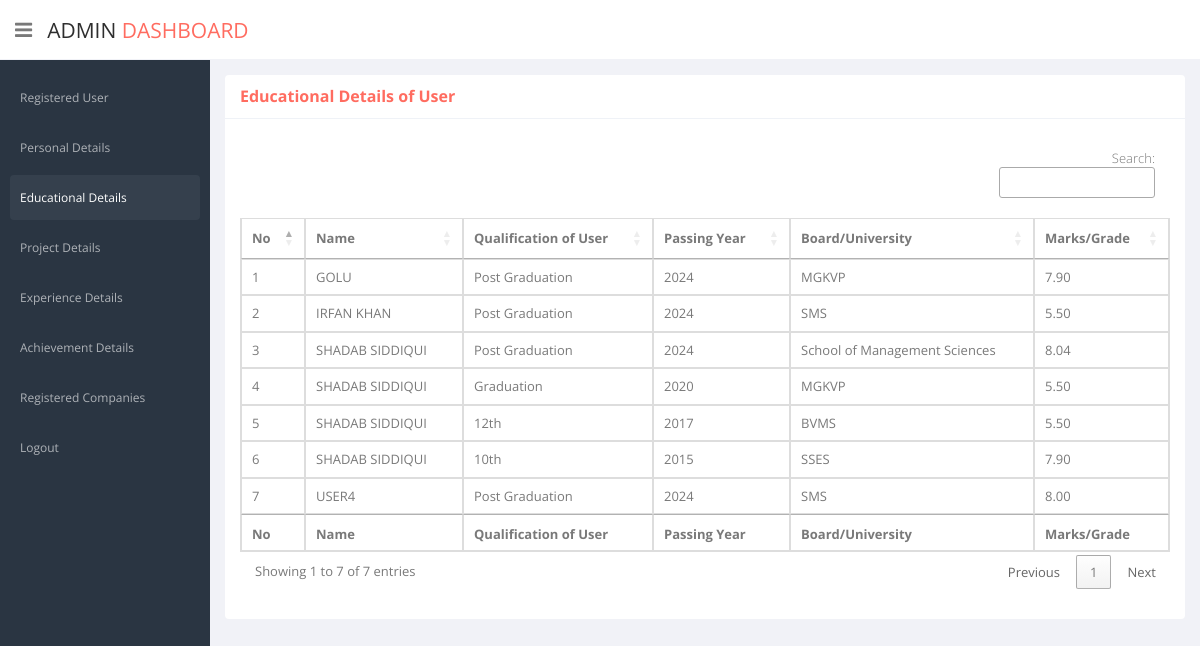
The page /ap/educational_details.php on the database its author committed.
### tables this page shows
CREATE TABLE `education_detail` (
  `edu_id` int(5) NOT NULL,
  `edu_qua` varchar(20) NOT NULL,
  `edu_year` varchar(5) NOT NULL,
  `edu_uni` varchar(50) NOT NULL,
  `edu_grade` float(4,2) NOT NULL,
  `reg_id` int(5) NOT NULL
);

CREATE TABLE `reg_users` (
  `reg_id` int(5) NOT NULL,
  `reg_name` varchar(50) NOT NULL,
  `reg_email` varchar(50) NOT NULL,
  `reg_password` varchar(200) NOT NULL,
  `reg_date` datetime DEFAULT current_timestamp(),
  `login_status` int(2) NOT NULL DEFAULT 0
);

### ap/educational_details.php (the view, shortened to what this page needs)
<?php
    include ("../connection.php");
?>
<!DOCTYPE html>
<html lang="en">
<head>
    <link href="css/bootstrap.min.css" rel="stylesheet">
    <link href="css/bootstrap-reset.css" rel="stylesheet">
    <link href="assets/font-awesome/css/font-awesome.css" rel="stylesheet" />
    <link href="assets/jquery-easy-pie-chart/jquery.easy-pie-chart.css" rel="stylesheet" type="text/css" media="screen"/>
    <link rel="stylesheet" href="css/owl.carousel.css" type="text/css">
    <link href="css/slidebars.css" rel="stylesheet">
    <link href="css/style.css" rel="stylesheet">
    <link href="css/style-responsive.css" rel="stylesheet" />
    <link rel="stylesheet" type="text/css" href="https://cdn.datatables.net/1.10.24/css/jquery.dataTables.min.css">
    <link rel="stylesheet" type="text/css" href="https://cdn.datatables.net/autofill/2.3.5/css/autoFill.dataTables.min.css">
    <link rel="stylesheet" type="text/css" href="https://cdn.datatables.net/buttons/1.7.0/css/buttons.dataTables.min.css">
    <link rel="stylesheet" type="text/css" href="https://cdn.datatables.net/colreorder/1.5.3/css/colReorder.dataTables.min.css">
    <link rel="stylesheet" type="text/css" href="https://cdn.datatables.net/fixedcolumns/3.3.2/css/fixedColumns.dataTables.min.css">
    <link rel="stylesheet" type="text/css" href="https://cdn.datatables.net/fixedheader/3.1.8/css/fixedHeader.dataTables.min.css">
    <link rel="stylesheet" type="text/css" href="https://cdn.datatables.net/keytable/2.6.1/css/keyTable.dataTables.min.css">
    <link rel="stylesheet" type="text/css" href="https://cdn.datatables.net/responsive/2.2.7/css/responsive.dataTables.min.css">
    <link rel="stylesheet" type="text/css" href="https://cdn.datatables.net/rowgroup/1.1.2/css/rowGroup.dataTables.min.css">
    <link rel="stylesheet" type="text/css" href="https://cdn.datatables.net/rowreorder/1.2.7/css/rowReorder.dataTables.min.css">
    <link rel="stylesheet" type="text/css" href="https://cdn.datatables.net/scroller/2.0.3/css/scroller.dataTables.min.css">
    <link rel="stylesheet" type="text/css" href="https://cdn.datatables.net/searchbuilder/1.0.1/css/searchBuilder.dataTables.min.css">
    <link rel="stylesheet" type="text/css" href="https://cdn.datatables.net/searchpanes/1.2.1/css/searchPanes.dataTables.min.css">
    <link rel="stylesheet" type="text/css" href="https://cdn.datatables.net/select/1.3.3/css/select.dataTables.min.css">
  </head>
  <body>
  <section id="container" >
      <header class="header white-bg">
              <div class="sidebar-toggle-box">
                  <div class="fa fa-bars tooltips" data-placement="right" data-original-title="Toggle Navigation"></div>
              </div>
            <a href="register_user.php" class="logo">Admin<span> Dashboard</span></a>
        </header>
      <aside>
          <div id="sidebar"  class="nav-collapse ">
              <ul class="sidebar-menu" id="nav-accordion">
                  <li class="sub-menu">
                      <a href="register_user.php">
                          <span>Registered User</span>
                      </a>
                  </li>
                  <li class="sub-menu">
                      <a href="personal_details.php">
                          <span>Personal Details</span>
                      </a>
                  </li>
                  <li class="sub-menu">
                      <a href="educational_details.php" class="active">
                          <span>Educational Details</span>
                      </a>
                  </li>
                  <li class="sub-menu">
                      <a href="project_details.php">
                          <span>Project Details</span>
                      </a>
                  </li>
                  <li class="sub-menu">
                      <a href="experience_details.php" >
                          <span>Experience Details</span>
                      </a>
                  </li>
                  <li class="sub-menu">
                      <a href="achievement_details.php" >
                          <span>Achievement Details</span>
                      </a>
                  </li>
                  <li class="sub-menu">
                      <a href="reg_comps.php" >
                          <span>Registered Companies</span>
                      </a>
                  </li>
                  <li class="sub-menu">
                      <a href="logout.php" >
                          <span>Logout</span>
                      </a>
                  </li>
              </ul>
          </div>
      </aside>
      <section id="main-content">
          <section class="wrapper">
            <section class="panel">
                <header class="panel-heading text-danger"><b>Educational Details of User</b></header>
                <div class="panel-body">
                  <table class="table table-bordered" id="pdDT">
                        <thead>
                            <tr>
                              <th>No</th>
                              <th>Name</th>
                              <th>Qualification of User</th>
                              <th>Passing Year</th>
                              <th>Board/University</th>
                              <th>Marks/Grade</th>
                            </tr>
                        </thead>
                        <tbody>
                            <?php
                              $q1 = "select * from education_detail ed,reg_users rd where ed.reg_id=rd.reg_id order by reg_name asc";
                              $result = $con->query($q1);
                              $count=1;
                              if ($result->num_rows > 0) {
                                while($row = $result->fetch_assoc()) {
                            ?>
                            <?php
                                if($row['login_status']==0){
                            ?>
                            <tr>
                                <td><?php echo $count; ?></td>
                                <td><?php echo strtoupper($row['reg_name']); ?></td>
                                <td><?php echo $row['edu_qua']; ?></td>
                                <td><?php echo $row['edu_year']; ?></td>
                                <td><?php echo $row['edu_uni']; ?></td>
                                <td><?php echo $row['edu_grade'] ?></td>
                            </tr>
                            <?php } ?>
                          <?php $count++; }} ?>
                        </tbody>
                        <tfoot>
                             <tr>
                              <th>No</th>
                              <th>Name</th>
                              <th>Qualification of User</th>
                              <th>Passing Year</th>
                              <th>Board/University</th>
                              <th>Marks/Grade</th>
                            </tr>
                        </tfoot>
                  </table>
                </div>
            </section>
          </section>
      </section>
  </section>
  </body>
</html>

### rows shown on the page
education_detail: reg.reg_name "GOLU", edu_qua "Post Graduation", edu_year "2024", edu_uni "MGKVP", edu_grade "7.90"
education_detail: reg.reg_name "IRFAN KHAN", edu_qua "Post Graduation", edu_year "2024", edu_uni "SMS", edu_grade "5.50"
education_detail: reg.reg_name "SHADAB SIDDIQUI", edu_qua "Post Graduation", edu_year "2024", edu_uni "School of Management Sciences", edu_grade "8.04"
education_detail: reg.reg_name "SHADAB SIDDIQUI", edu_qua "Graduation", edu_year "2020", edu_uni "MGKVP", edu_grade "5.50"
education_detail: reg.reg_name "SHADAB SIDDIQUI", edu_qua "12th", edu_year "2017", edu_uni "BVMS", edu_grade "5.50"
education_detail: reg.reg_name "SHADAB SIDDIQUI", edu_qua "10th", edu_year "2015", edu_uni "SSES", edu_grade "7.90"
education_detail: reg.reg_name "USER4", edu_qua "Post Graduation", edu_year "2024", edu_uni "SMS", edu_grade "8.00"
